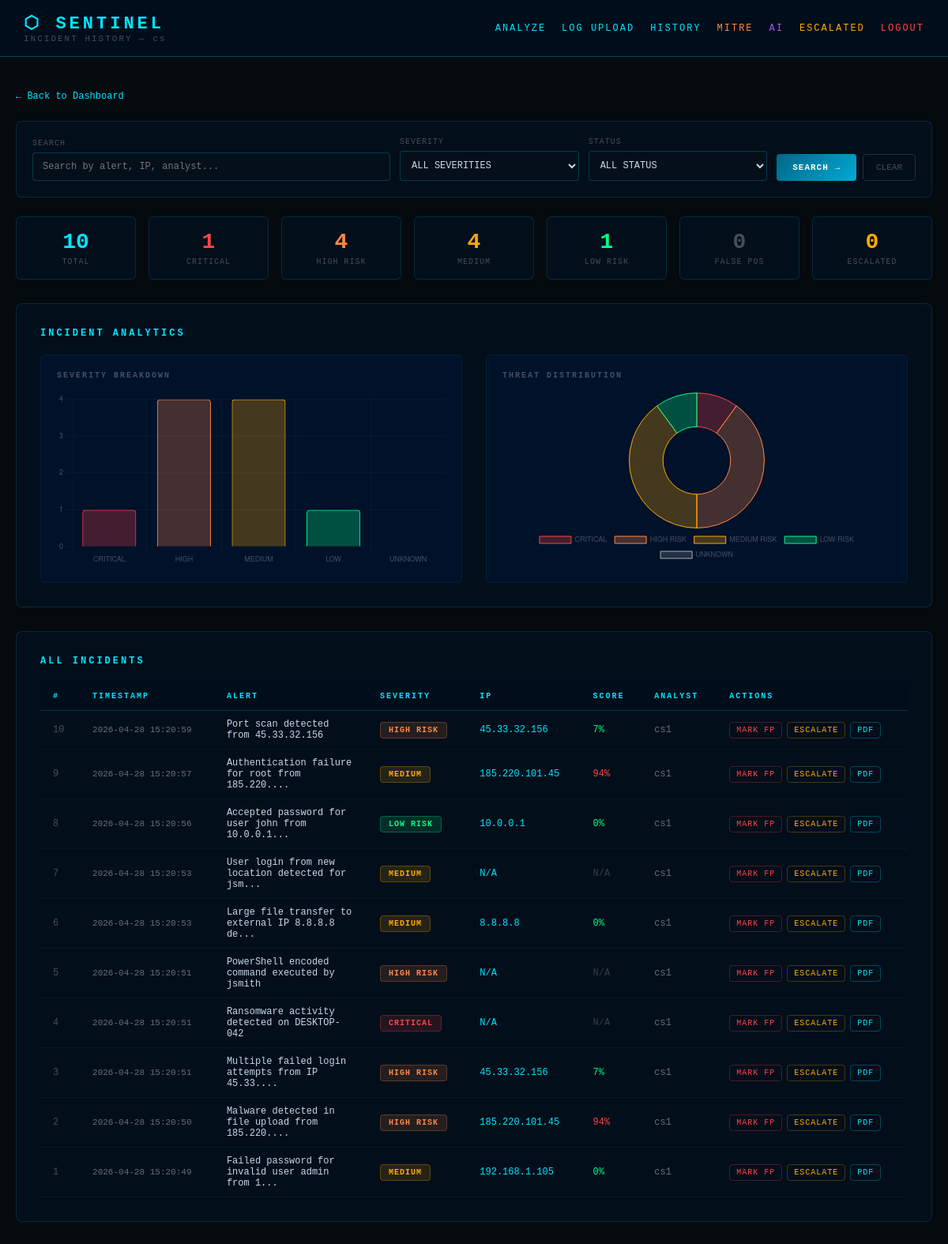
Page /history (signed in) on the committed database.
### app.py (models this page shows)
class Incident(db.Model):
    id = db.Column(db.Integer, primary_key=True)
    timestamp = db.Column(db.String(100))
    alert = db.Column(db.String(500))
    severity = db.Column(db.String(50))
    analysis = db.Column(db.String(200))
    ip = db.Column(db.String(50))
    country = db.Column(db.String(10))
    isp = db.Column(db.String(200))
    score = db.Column(db.Integer)
    verdict = db.Column(db.String(200))
    analyst = db.Column(db.String(50))
    false_positive = db.Column(db.Boolean, default=False)
    fp_reason = db.Column(db.String(300))
    escalated = db.Column(db.Boolean, default=False)
    escalation_notes = db.Column(db.String(500))
    escalation_priority = db.Column(db.String(20))
    escalated_at = db.Column(db.String(100))
    source = db.Column(db.String(50), default="manual")
    mitre_id = db.Column(db.String(50))
    mitre_name = db.Column(db.String(200))

### app.py (the view)
@app.route("/history")
@login_required
def history():
    search = request.args.get("search", "")
    severity_filter = request.args.get("severity", "")
    status_filter = request.args.get("status", "")
    source_filter = request.args.get("source", "")
    query = Incident.query
    if search:
        query = query.filter(
            Incident.alert.contains(search) |
            Incident.ip.contains(search) |
            Incident.analyst.contains(search)
        )
    if severity_filter:
        query = query.filter(Incident.severity == severity_filter)
    if status_filter == "escalated":
        query = query.filter(Incident.escalated == True)
    elif status_filter == "fp":
        query = query.filter(Incident.false_positive == True)
    elif status_filter == "open":
        query = query.filter(Incident.escalated == False, Incident.false_positive == False)
    if source_filter:
        query = query.filter(Incident.source == source_filter)
    incidents = query.order_by(Incident.id.desc()).all()
    return render_template("history.html",
                           incidents=incidents,
                           analyst=session["analyst"],
                           fullname=session["fullname"],
                           search=search,
                           severity_filter=severity_filter,
                           status_filter=status_filter,
                           source_filter=source_filter)

### templates/history.html (shortened to what this page needs)
<!DOCTYPE html>
<html lang="en">
<head>
</head>
<body>
<header>
    <div>
        <div class="logo">⬡ SENTINEL</div>
        <div class="subtitle">INCIDENT HISTORY — {{ fullname }}</div>
    </div>
    <nav>
        <a href="/">ANALYZE</a>
        <a href="/upload_log">LOG UPLOAD</a>
        <a href="/history">HISTORY</a>
        <a href="/mitre" style="color:#ff8844;">MITRE</a>
        <a href="/ai_assistant" style="color:#a855f7;">AI</a>
        <a href="/escalated" style="color:#ffaa00;">ESCALATED</a>
        <a href="/logout" style="color:#ff4444;">LOGOUT</a>
    </nav>
</header>
<div class="container">
    <a href="/" class="back-btn">← Back to Dashboard</a>
<div style="background:#020e1a; border:1px solid #00e5ff22; border-radius:8px; padding:20px; margin-bottom:24px;">
    <form method="GET" action="/history" style="display:flex; gap:12px; flex-wrap:wrap; align-items:flex-end;">
        <div style="flex:2; min-width:200px;">
            <div style="color:#ffffff44; font-size:10px; letter-spacing:1px; margin-bottom:6px;">SEARCH</div>
            <input
                type="text"
                name="search"
                value="{{ search }}"
                placeholder="Search by alert, IP, analyst..."
                style="width:100%; background:#050f1a; border:1px solid #00e5ff33; border-radius:4px; color:#c8d8e8; font-family:'Courier New',monospace; font-size:12px; padding:10px 12px; outline:none;"
            />
        </div>
        <div style="flex:1; min-width:150px;">
            <div style="color:#ffffff44; font-size:10px; letter-spacing:1px; margin-bottom:6px;">SEVERITY</div>
            <select name="severity" style="width:100%; background:#050f1a; border:1px solid #00e5ff33; border-radius:4px; color:#c8d8e8; font-family:'Courier New',monospace; font-size:12px; padding:10px; outline:none;">
                <option value="" {% if not severity_filter %}selected{% endif %}>ALL SEVERITIES</option>
            </select>
        </div>
        <div style="flex:1; min-width:150px;">
            <div style="color:#ffffff44; font-size:10px; letter-spacing:1px; margin-bottom:6px;">STATUS</div>
            <select name="status" style="width:100%; background:#050f1a; border:1px solid #00e5ff33; border-radius:4px; color:#c8d8e8; font-family:'Courier New',monospace; font-size:12px; padding:10px; outline:none;">
                <option value="" {% if not status_filter %}selected{% endif %}>ALL STATUS</option>
            </select>
        </div>
        <div style="display:flex; gap:8px;">
            <button type="submit" style="background:linear-gradient(135deg,#006688,#00aad4); border:none; border-radius:4px; color:white; cursor:pointer; font-family:'Courier New',monospace; font-size:11px; font-weight:bold; letter-spacing:1px; padding:10px 20px;">
                SEARCH →
            </button>
            <a href="/history" style="background:transparent; border:1px solid #ffffff22; border-radius:4px; color:#ffffff44; font-family:'Courier New',monospace; font-size:11px; padding:10px 16px; text-decoration:none; display:inline-block;">
                CLEAR
            </a>
        </div>
    </form>
</div>
    <div class="stats">
        <div class="stat-box">
            <div class="stat-number">{{ incidents|length }}</div>
            <div class="stat-label">TOTAL</div>
        </div>
        <div class="stat-box">
            <div class="stat-number" style="color:#ff4444;">
                {{ incidents|selectattr('severity', 'equalto', 'CRITICAL')|list|length }}
            </div>
            <div class="stat-label">CRITICAL</div>
        </div>
        <div class="stat-box">
            <div class="stat-number" style="color:#ff8844;">
                {{ incidents|selectattr('severity', 'equalto', 'HIGH RISK')|list|length }}
            </div>
            <div class="stat-label">HIGH RISK</div>
        </div>
        <div class="stat-box">
            <div class="stat-number" style="color:#ffaa00;">
                {{ incidents|selectattr('severity', 'equalto', 'MEDIUM RISK')|list|length }}
            </div>
            <div class="stat-label">MEDIUM</div>
        </div>
        <div class="stat-box">
            <div class="stat-number" style="color:#00ff88;">
                {{ incidents|selectattr('severity', 'equalto', 'LOW RISK')|list|length }}
            </div>
            <div class="stat-label">LOW RISK</div>
        </div>
        <div class="stat-box">
            <div class="stat-number" style="color:#ffffff44;">
                {{ incidents|selectattr('false_positive', 'equalto', true)|list|length }}
            </div>
            <div class="stat-label">FALSE POS</div>
        </div>
        <div class="stat-box">
            <div class="stat-number" style="color:#ffaa00;">
                {{ incidents|selectattr('escalated', 'equalto', true)|list|length }}
            </div>
            <div class="stat-label">ESCALATED</div>
        </div>
    </div>
    <div class="chart-section">
        <h2>INCIDENT ANALYTICS</h2>
        <div class="charts-grid">
            <div class="chart-box">
                <h3>SEVERITY BREAKDOWN</h3>
                <canvas id="severityChart"></canvas>
            </div>
            <div class="chart-box">
                <h3>THREAT DISTRIBUTION</h3>
                <canvas id="donutChart"></canvas>
            </div>
        </div>
    </div>
    <div class="table-section">
        <h2>ALL INCIDENTS</h2>
        {% if incidents %}
        <table>
            <thead>
                <tr>
                    <th>#</th>
                    <th>TIMESTAMP</th>
                    <th>ALERT</th>
                    <th>SEVERITY</th>
                    <th>IP</th>
                    <th>SCORE</th>
                    <th>ANALYST</th>
                    <th>ACTIONS</th>
                </tr>
            </thead>
            <tbody>
                {% for incident in incidents %}
                <tr class="{{ 'fp-row' if incident.false_positive else '' }}">
                    <td style="color:#ffffff44;">{{ incident.id }}</td>
                    <td style="color:#ffffff66; font-size:11px;">{{ incident.timestamp }}</td>
                    <td style="max-width:180px;">
                        {{ incident.alert[:45] }}{% if incident.alert|length > 45 %}...{% endif %}
                    </td>
                    <td>
                        {% if incident.false_positive %}
                            <span class="badge badge-FP">FALSE POS</span>
                        {% elif incident.escalated %}
                            <span class="badge badge-ESC">ESCALATED</span>
                        {% elif incident.severity == 'CRITICAL' %}
                            <span class="badge badge-CRITICAL">CRITICAL</span>
                        {% elif incident.severity == 'HIGH RISK' %}
                            <span class="badge badge-HIGH">HIGH RISK</span>
                        {% elif incident.severity == 'MEDIUM RISK' %}
                            <span class="badge badge-MEDIUM">MEDIUM</span>
                        {% elif incident.severity == 'LOW RISK' %}
                            <span class="badge badge-LOW">LOW RISK</span>
                        {% else %}
                            <span class="badge badge-UNKNOWN">UNKNOWN</span>
                        {% endif %}
                    </td>
                    <td style="color:#00e5ff;">{{ incident.ip or "N/A" }}</td>
                    <td>
                        {% if incident.score is not none %}
                            <span style="color:{% if incident.score >= 80 %}#ff4444{% elif incident.score >= 40 %}#ffaa00{% else %}#00ff88{% endif %}">
                                {{ incident.score }}%
                            </span>
                        {% else %}
                            <span style="color:#ffffff33">N/A</span>
                        {% endif %}
                    </td>
                    <td style="color:#ffffff66;">{{ incident.analyst }}</td>
                    <td>
                        <div class="actions">
                            {% if not incident.false_positive and not incident.escalated %}
                                <button class="btn-fp" onclick="openFPModal({{ incident.id }})">MARK FP</button>
                                <button class="btn-esc" onclick="openEscModal({{ incident.id }})">ESCALATE</button>
                            {% endif %}
                        <a href="/export_pdf/{{ incident.id }}" class="btn-unfp" style="color:#00e5ff; border-color:#00e5ff44;">
    PDF
</a>
</div>
                    </td>
                </tr>
                {% endfor %}
            </tbody>
        </table>
        {% else %}
        <div class="no-data">No incidents yet — analyze your first alert</div>
        {% endif %}
    </div>
</div>
<script>
    function openFPModal(id) {
        document.getElementById('fpForm').action = '/flag_fp/' + id;
        document.getElementById('fpModal').classList.add('active');
    }
    function closeFPModal() {
        document.getElementById('fpModal').classList.remove('active');
    }
    function openEscModal(id) {
        document.getElementById('escForm').action = '/escalate/' + id;
        document.getElementById('escModal').classList.add('active');
    }
    function closeEscModal() {
        document.getElementById('escModal').classList.remove('active');
    }
    const critical = {{ incidents|selectattr('severity', 'equalto', 'CRITICAL')|list|length }};
    const high = {{ incidents|selectattr('severity', 'equalto', 'HIGH RISK')|list|length }};
    const medium = {{ incidents|selectattr('severity', 'equalto', 'MEDIUM RISK')|list|length }};
    const low = {{ incidents|selectattr('severity', 'equalto', 'LOW RISK')|list|length }};
    const unknown = {{ incidents|selectattr('severity', 'equalto', 'UNKNOWN')|list|length }};
    new Chart(document.getElementById('severityChart'), {
        type: 'bar',
        data: {
            labels: ['CRITICAL', 'HIGH', 'MEDIUM', 'LOW', 'UNKNOWN'],
            datasets: [{
                data: [critical, high, medium, low, unknown],
                backgroundColor: ['#ff444444','#ff884444','#ffaa0044','#00ff8844','#ffffff22'],
                borderColor: ['#ff4444','#ff8844','#ffaa00','#00ff88','#aaaaaa'],
                borderWidth: 1,
                borderRadius: 4,
            }]
        },
        options: {
            responsive: true,
            plugins: { legend: { display: false } },
            scales: {
                x: { ticks: { color: '#ffffff44', font: { size: 9 } }, grid: { color: '#ffffff08' } },
                y: { ticks: { color: '#ffffff44', font: { size: 9 }, stepSize: 1 }, grid: { color: '#ffffff08' } }
            }
        }
    });
    new Chart(document.getElementById('donutChart'), {
        type: 'doughnut',
        data: {
            labels: ['CRITICAL', 'HIGH RISK', 'MEDIUM RISK', 'LOW RISK', 'UNKNOWN'],
            datasets: [{
                data: [critical, high, medium, low, unknown],
                backgroundColor: ['#ff444444','#ff884444','#ffaa0044','#00ff8844','#ffffff22'],
                borderColor: ['#ff4444','#ff8844','#ffaa00','#00ff88','#aaaaaa'],
                borderWidth: 1,
            }]
        },
        options: {
            responsive: true,
            plugins: {
                legend: {
                    position: 'bottom',
                    labels: { color: '#ffffff44', font: { size: 9 }, padding: 10 }
                }
            }
        }
    });
</script>
</body>
</html>

### rows in the picture
Incident: id "10", timestamp "2026-04-28 15:20:59", alert "Port scan detected from 45.33.32.156", false_positive "HIGH RISK", ip "45.33.32.156", score "7", analyst "cs1"
Incident: id "9", timestamp "2026-04-28 15:20:57", alert "Authentication failure for root from 185.220.", false_positive "MEDIUM", ip "185.220.101.45", score "94", analyst "cs1"
Incident: id "8", timestamp "2026-04-28 15:20:56", alert "Accepted password for user john from 10.0.0.1", false_positive "LOW RISK", ip "10.0.0.1", score "0", analyst "cs1"
Incident: id "7", timestamp "2026-04-28 15:20:53", alert "User login from new location detected for jsm", false_positive "MEDIUM", ip "N/A", analyst "cs1"
Incident: id "6", timestamp "2026-04-28 15:20:53", alert "Large file transfer to external IP 8.8.8.8 de", false_positive "MEDIUM", ip "8.8.8.8", score "0", analyst "cs1"
Incident: id "5", timestamp "2026-04-28 15:20:51", alert "PowerShell encoded command executed by jsmith", false_positive "HIGH RISK", ip "N/A", analyst "cs1"
Incident: id "4", timestamp "2026-04-28 15:20:51", alert "Ransomware activity detected on DESKTOP-042", false_positive "CRITICAL", ip "N/A", analyst "cs1"
Incident: id "3", timestamp "2026-04-28 15:20:51", alert "Multiple failed login attempts from IP 45.33.", false_positive "HIGH RISK", ip "45.33.32.156", score "7", analyst "cs1"
Incident: id "2", timestamp "2026-04-28 15:20:50", alert "Malware detected in file upload from 185.220.", false_positive "HIGH RISK", ip "185.220.101.45", score "94", analyst "cs1"
Incident: id "1", timestamp "2026-04-28 15:20:49", alert "Failed password for invalid user admin from 1", false_positive "MEDIUM", ip "192.168.1.105", score "0", analyst "cs1"

### other values in the picture
{{ fullname }} "cs"
{{ incidents|length }} "10"
{{ incidents|selectattr('severity', 'equalto', 'CRITICAL')|list|length }} "1"
{{ incidents|selectattr('severity', 'equalto', 'HIGH RISK')|list|length }} "4"
{{ incidents|selectattr('severity', 'equalto', 'MEDIUM RISK')|list|length }} "4"
{{ incidents|selectattr('severity', 'equalto', 'LOW RISK')|list|length }} "1"
{{ incidents|selectattr('false_positive', 'equalto', true)|list|length }} "0"
{{ incidents|selectattr('escalated', 'equalto', true)|list|length }} "0"
